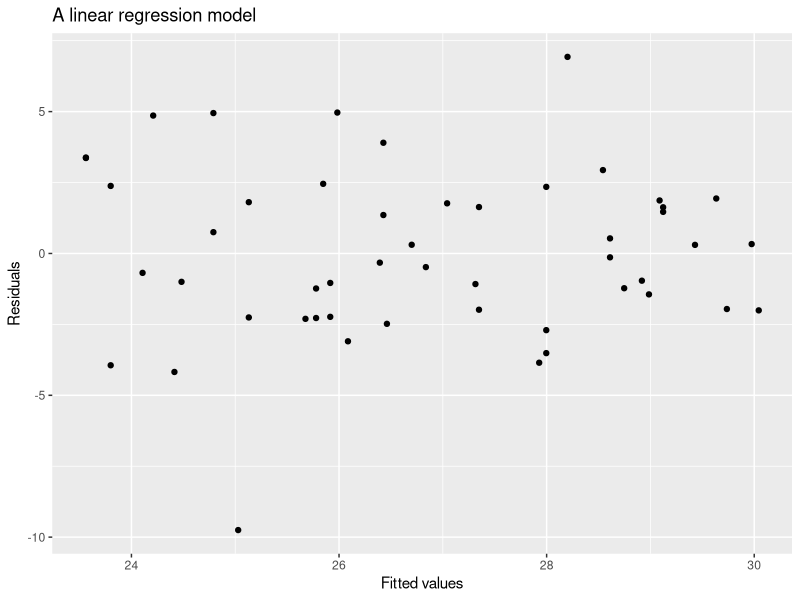
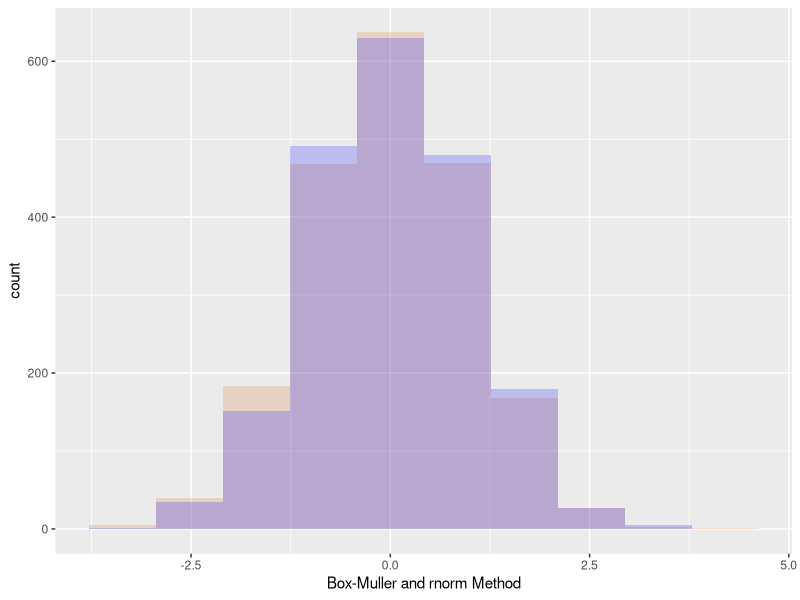

The R source for these figures, in order:
## ---- chunk 1
knitr::opts_chunk$set(echo = TRUE)
library(microbenchmark)
library(tidyverse)
library(cowplot)
## ---- chunk 2
n <- 100
p <- 0.5
B <- 10000
set.seed(123)
sample1 <- replicate(B, {
    sum(ifelse(runif(n, 0, 1) > p, 1, 0))
})
## ---- chunk 3
set.seed(123)
sample2 <- rbinom(B, n, p)
# compare the summary
summary(sample1)
summary(sample2)
# use microbenchmark
microbenchmark(sample1, sample2)
## ---- chunk 4
N <- 50
set.seed(123)
x <- sample(seq(from = 20, to = 40, by = 0.1), N, replace=TRUE) 
y <- 15 + (0.4 * x) + rnorm(N, 0, 3)
fit <- lm(y ~ x)
fit_df = data.frame(fitted = fit$fitted.values, res = fit$residuals)
ggplot(data = fit_df, aes(x = fitted, y = res)) +
    geom_point() +
    xlab("Fitted values") +
    ylab("Residuals") +
    ggtitle("A linear regression model")
## ---- chunk 5
set.seed(123)
n <- 1000
R <- sqrt(-2 * log(runif(n, 0, 1)))
theta <- 2 * pi * runif(n, 0, 1)
X <- R * cos(theta)
Y <- R * sin(theta)
sample1 <- c(X, Y)
sample2 <- rnorm(2 * n, 0, 1)
ggplot() +
    geom_histogram(aes(sample1), fill = "chocolate", alpha = 0.2, bins = 10) +
    geom_histogram(aes(sample2), fill = "blue", alpha = 0.2, bins = 10) +
    xlab("Box-Muller and rnorm Method")
